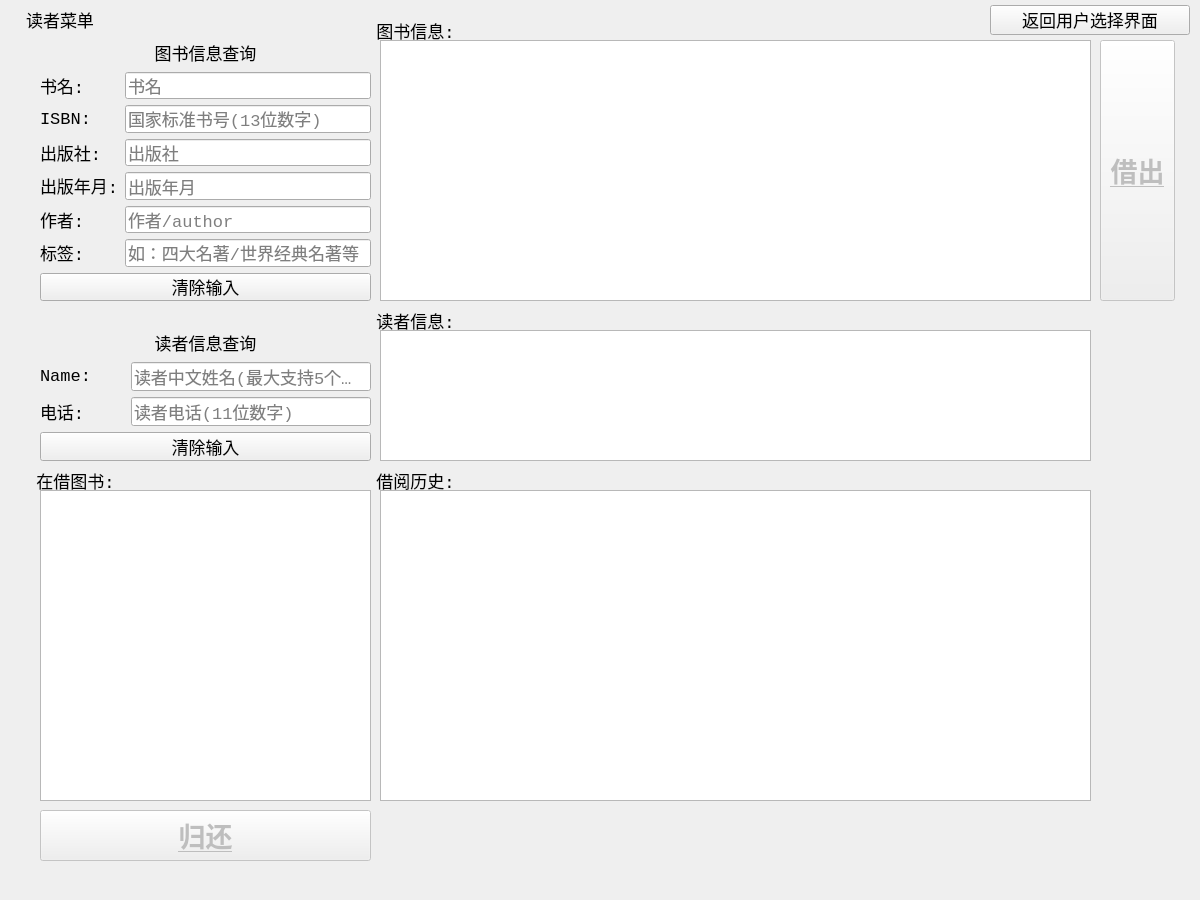
<?xml version="1.0" encoding="UTF-8"?>
<ui version="4.0">
 <class>RDWindow</class>
 <widget class="QMainWindow" name="RDWindow">
  <property name="geometry">
   <rect>
    <x>0</x>
    <y>0</y>
    <width>1200</width>
    <height>900</height>
   </rect>
  </property>
  <property name="font">
   <font>
    <family>Consolas</family>
    <pointsize>13</pointsize>
    <underline>false</underline>
   </font>
  </property>
  <property name="windowTitle">
   <string>读者窗口</string>
  </property>
  <widget class="QWidget" name="centralwidget">
   <widget class="QLabel" name="titlelabel">
    <property name="geometry">
     <rect>
      <x>10</x>
      <y>5</y>
      <width>100</width>
      <height>30</height>
     </rect>
    </property>
    <property name="toolTip">
     <string>这是管理员菜单</string>
    </property>
    <property name="text">
     <string>读者菜单</string>
    </property>
    <property name="alignment">
     <set>Qt::AlignCenter</set>
    </property>
   </widget>
   <widget class="QPushButton" name="BacktoMainButton">
    <property name="geometry">
     <rect>
      <x>990</x>
      <y>5</y>
      <width>200</width>
      <height>30</height>
     </rect>
    </property>
    <property name="text">
     <string>返回用户选择界面</string>
    </property>
   </widget>
   <widget class="QWidget" name="formLayoutWidget_4">
    <property name="geometry">
     <rect>
      <x>40</x>
      <y>330</y>
      <width>331</width>
      <height>131</height>
     </rect>
    </property>
    <layout class="QFormLayout" name="readers_data">
     <item row="0" column="0" colspan="2">
      <widget class="QLabel" name="title2">
       <property name="text">
        <string>读者信息查询</string>
       </property>
       <property name="alignment">
        <set>Qt::AlignCenter</set>
       </property>
      </widget>
     </item>
     <item row="1" column="0">
      <widget class="QLabel" name="readerName">
       <property name="text">
        <string>Name:</string>
       </property>
      </widget>
     </item>
     <item row="1" column="1">
      <widget class="QLineEdit" name="readerNameinput">
       <property name="enabled">
        <bool>true</bool>
       </property>
       <property name="toolTip">
        <string/>
       </property>
       <property name="maxLength">
        <number>5</number>
       </property>
       <property name="placeholderText">
        <string>读者中文姓名(最大支持5个字)</string>
       </property>
      </widget>
     </item>
     <item row="2" column="0">
      <widget class="QLabel" name="phone">
       <property name="text">
        <string>电话:    </string>
       </property>
      </widget>
     </item>
     <item row="2" column="1">
      <widget class="QLineEdit" name="phoneinput">
       <property name="toolTip">
        <string/>
       </property>
       <property name="maxLength">
        <number>11</number>
       </property>
       <property name="placeholderText">
        <string>读者电话(11位数字)</string>
       </property>
      </widget>
     </item>
     <item row="3" column="0" colspan="2">
      <widget class="QPushButton" name="clearButton_2">
       <property name="sizePolicy">
        <sizepolicy hsizetype="Minimum" vsizetype="Expanding">
         <horstretch>1</horstretch>
         <verstretch>0</verstretch>
        </sizepolicy>
       </property>
       <property name="text">
        <string>清除输入</string>
       </property>
      </widget>
     </item>
    </layout>
   </widget>
   <widget class="QWidget" name="formLayoutWidget">
    <property name="geometry">
     <rect>
      <x>40</x>
      <y>40</y>
      <width>331</width>
      <height>261</height>
     </rect>
    </property>
    <layout class="QFormLayout" name="books_data">
     <item row="0" column="0" colspan="2">
      <widget class="QLabel" name="title1">
       <property name="text">
        <string>图书信息查询</string>
       </property>
       <property name="alignment">
        <set>Qt::AlignCenter</set>
       </property>
      </widget>
     </item>
     <item row="1" column="0">
      <widget class="QLabel" name="bookName">
       <property name="text">
        <string>书名:</string>
       </property>
      </widget>
     </item>
     <item row="1" column="1">
      <widget class="QLineEdit" name="bookNameinput">
       <property name="enabled">
        <bool>true</bool>
       </property>
       <property name="toolTip">
        <string/>
       </property>
       <property name="maxLength">
        <number>20</number>
       </property>
       <property name="placeholderText">
        <string>书名</string>
       </property>
      </widget>
     </item>
     <item row="2" column="0">
      <widget class="QLabel" name="bookISBN">
       <property name="text">
        <string>ISBN:</string>
       </property>
      </widget>
     </item>
     <item row="2" column="1">
      <widget class="QLineEdit" name="bookISBNinput">
       <property name="toolTip">
        <string/>
       </property>
       <property name="maxLength">
        <number>13</number>
       </property>
       <property name="placeholderText">
        <string>国家标准书号(13位数字)</string>
       </property>
      </widget>
     </item>
     <item row="3" column="0">
      <widget class="QLabel" name="bookpublishing">
       <property name="text">
        <string>出版社:</string>
       </property>
      </widget>
     </item>
     <item row="3" column="1">
      <widget class="QLineEdit" name="bookpublishinginput">
       <property name="toolTip">
        <string>书名</string>
       </property>
       <property name="maxLength">
        <number>20</number>
       </property>
       <property name="placeholderText">
        <string>出版社</string>
       </property>
      </widget>
     </item>
     <item row="4" column="0">
      <widget class="QLabel" name="bookpub_year">
       <property name="text">
        <string>出版年月:</string>
       </property>
      </widget>
     </item>
     <item row="4" column="1">
      <widget class="QLineEdit" name="bookpub_yearinput">
       <property name="toolTip">
        <string>书名</string>
       </property>
       <property name="maxLength">
        <number>7</number>
       </property>
       <property name="placeholderText">
        <string>出版年月</string>
       </property>
      </widget>
     </item>
     <item row="5" column="0">
      <widget class="QLabel" name="bookauthor">
       <property name="text">
        <string>作者:</string>
       </property>
      </widget>
     </item>
     <item row="5" column="1">
      <widget class="QLineEdit" name="bookauthorinput">
       <property name="toolTip">
        <string>作者</string>
       </property>
       <property name="maxLength">
        <number>15</number>
       </property>
       <property name="placeholderText">
        <string>作者/author</string>
       </property>
      </widget>
     </item>
     <item row="6" column="0">
      <widget class="QLabel" name="booklabel">
       <property name="text">
        <string>标签:</string>
       </property>
      </widget>
     </item>
     <item row="6" column="1">
      <widget class="QLineEdit" name="booklabelinput">
       <property name="toolTip">
        <string>书名</string>
       </property>
       <property name="maxLength">
        <number>10</number>
       </property>
       <property name="placeholderText">
        <string>如：四大名著/世界经典名著等</string>
       </property>
      </widget>
     </item>
     <item row="7" column="0" colspan="2">
      <widget class="QPushButton" name="clearButton_1">
       <property name="sizePolicy">
        <sizepolicy hsizetype="Minimum" vsizetype="Expanding">
         <horstretch>1</horstretch>
         <verstretch>0</verstretch>
        </sizepolicy>
       </property>
       <property name="text">
        <string>清除输入</string>
       </property>
      </widget>
     </item>
    </layout>
   </widget>
   <widget class="QLabel" name="label1">
    <property name="geometry">
     <rect>
      <x>370</x>
      <y>20</y>
      <width>91</width>
      <height>21</height>
     </rect>
    </property>
    <property name="text">
     <string>图书信息:</string>
    </property>
    <property name="alignment">
     <set>Qt::AlignCenter</set>
    </property>
    <property name="indent">
     <number>-1</number>
    </property>
   </widget>
   <widget class="QTextEdit" name="books_inf_show">
    <property name="geometry">
     <rect>
      <x>380</x>
      <y>40</y>
      <width>711</width>
      <height>261</height>
     </rect>
    </property>
    <property name="font">
     <font>
      <pointsize>12</pointsize>
     </font>
    </property>
    <property name="lineWrapMode">
     <enum>QTextEdit::NoWrap</enum>
    </property>
    <property name="readOnly">
     <bool>true</bool>
    </property>
   </widget>
   <widget class="QLabel" name="label2">
    <property name="geometry">
     <rect>
      <x>370</x>
      <y>310</y>
      <width>91</width>
      <height>21</height>
     </rect>
    </property>
    <property name="text">
     <string>读者信息:</string>
    </property>
    <property name="alignment">
     <set>Qt::AlignCenter</set>
    </property>
    <property name="indent">
     <number>-1</number>
    </property>
   </widget>
   <widget class="QTextEdit" name="readers_inf_show">
    <property name="geometry">
     <rect>
      <x>380</x>
      <y>330</y>
      <width>711</width>
      <height>131</height>
     </rect>
    </property>
    <property name="font">
     <font>
      <pointsize>12</pointsize>
     </font>
    </property>
    <property name="lineWrapMode">
     <enum>QTextEdit::NoWrap</enum>
    </property>
    <property name="readOnly">
     <bool>true</bool>
    </property>
   </widget>
   <widget class="QTextEdit" name="borrowed_books_show">
    <property name="geometry">
     <rect>
      <x>40</x>
      <y>490</y>
      <width>331</width>
      <height>311</height>
     </rect>
    </property>
    <property name="font">
     <font>
      <pointsize>12</pointsize>
     </font>
    </property>
    <property name="lineWrapMode">
     <enum>QTextEdit::NoWrap</enum>
    </property>
    <property name="readOnly">
     <bool>true</bool>
    </property>
   </widget>
   <widget class="QLabel" name="label3">
    <property name="geometry">
     <rect>
      <x>30</x>
      <y>470</y>
      <width>91</width>
      <height>21</height>
     </rect>
    </property>
    <property name="text">
     <string>在借图书:</string>
    </property>
    <property name="alignment">
     <set>Qt::AlignCenter</set>
    </property>
    <property name="indent">
     <number>-1</number>
    </property>
   </widget>
   <widget class="QLabel" name="label4">
    <property name="geometry">
     <rect>
      <x>370</x>
      <y>470</y>
      <width>91</width>
      <height>21</height>
     </rect>
    </property>
    <property name="text">
     <string>借阅历史:</string>
    </property>
    <property name="alignment">
     <set>Qt::AlignCenter</set>
    </property>
    <property name="indent">
     <number>-1</number>
    </property>
   </widget>
   <widget class="QTextEdit" name="borrow_history_show">
    <property name="geometry">
     <rect>
      <x>380</x>
      <y>490</y>
      <width>711</width>
      <height>311</height>
     </rect>
    </property>
    <property name="font">
     <font>
      <pointsize>12</pointsize>
     </font>
    </property>
    <property name="lineWrapMode">
     <enum>QTextEdit::NoWrap</enum>
    </property>
    <property name="readOnly">
     <bool>true</bool>
    </property>
   </widget>
   <widget class="QPushButton" name="returnBT">
    <property name="enabled">
     <bool>false</bool>
    </property>
    <property name="geometry">
     <rect>
      <x>40</x>
      <y>810</y>
      <width>331</width>
      <height>51</height>
     </rect>
    </property>
    <property name="font">
     <font>
      <pointsize>20</pointsize>
      <weight>75</weight>
      <italic>false</italic>
      <bold>true</bold>
      <underline>true</underline>
     </font>
    </property>
    <property name="text">
     <string>归还</string>
    </property>
   </widget>
   <widget class="QPushButton" name="borrowBT">
    <property name="enabled">
     <bool>false</bool>
    </property>
    <property name="geometry">
     <rect>
      <x>1100</x>
      <y>40</y>
      <width>75</width>
      <height>261</height>
     </rect>
    </property>
    <property name="font">
     <font>
      <pointsize>20</pointsize>
      <weight>75</weight>
      <bold>true</bold>
      <underline>true</underline>
     </font>
    </property>
    <property name="text">
     <string>借出</string>
    </property>
   </widget>
  </widget>
 </widget>
 <resources/>
 <connections/>
</ui>
